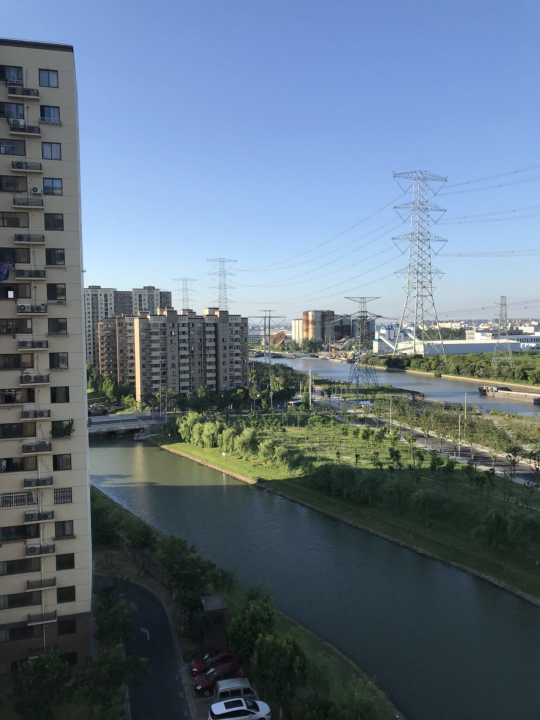
#> input picture pic/pin1.jpg, 1080 x 1440 px (shown at 1/2 size)
$ python 042-img_stitch.py
#> lines starting #> are read from the running program, lines starting #| are printed output that depends on the picture
import cv2
import numpy as np

def stitch_image(img1,img2,H):
    # 1.获得每张图片的四个角点
    # 2.对图片进行变换(单应性矩阵使图进行旋转,平移)
    # 3.创建一张大图,将两张图拼接到一起
    # 4.将结果输出
    h1,w1 = img1.shape[:2]  #拿到数组前两个属性
    h2,w2 = img2.shape[:2]  #拿到数组前两个属性
    img1_dims = np.float32([[0,0],[0,h1],[w1,h1],[w1,0]]).reshape(-1,1,2)
    img2_dims = np.float32([[0,0],[0,h2],[w2,h2],[w2,0]]).reshape(-1,1,2)
    img1_stransform = cv2.perspectiveTransform(img1_dims,H)
    result_dims =  np.concatenate((img2_dims,img1_stransform),axis=0)
    [x_min,y_min] = np.int32(result_dims.min(axis=0).ravel()-0.5)
    [x_max,y_max] = np.int32(result_dims.max(axis=0).ravel()+0.5)
    # 平移的距离
    transform_dist = [-x_min,-y_min]
    transform_array = np.array([[1,0,transform_dist[0]],[0,1,transform_dist[1]],[0,0,1]])
    result_img = cv2.warpPerspective(img1,transform_array.dot(H),(x_max-x_min,y_max-y_min))
    result_img[transform_dist[1]:transform_dist[1]+h2
               ,transform_dist[0]:transform_dist[0]+w2] = img2
    return result_img
def get_home(img1,img2):
    # 1.创建特征转换对象
    # 2.通过特征转换对象活得特征点和描述子
    # 3.创建特征匹配器
    # 4.进行特征匹配
    # 5.过滤特征并验证找出有效的特征匹配点
    sift =cv2.SIFT_create()
    g1 = cv2.cvtColor(img1,cv2.COLOR_BGR2GRAY)
    g2 = cv2.cvtColor(img2,cv2.COLOR_BGR2GRAY)
    k1 ,d1 = sift.detectAndCompute(g1,None)
    k2 ,d2 = sift.detectAndCompute(g2,None)
    # 创建特征匹配器
    bf = cv2.BFMatcher()
    maches = bf.knnMatch(d1,d2,k=2)

    verify_ratio = 0.8
    verify_matches = []
    for m1,m2 in maches:
        if m1.distance < verify_ratio * m2.distance:
            verify_matches.append(m1)
    min_matches = 8
    if len(verify_matches) > min_matches:
        img1_pts = []
        img2_pts = []
        for m in verify_matches:
            img1_pts.append(k1[m.queryIdx].pt)
            img2_pts.append(k2[m.trainIdx].pt)
        # [(x1,y1),(x2,y2),...]
        # [[x1,y1],[x2,y2],...]
        img1_pts = np.float32(img1_pts).reshape(-1,1,2)
        img2_pts = np.float32(img2_pts).reshape(-1,1,2)
        H,mask = cv2.findHomography(img1_pts,img2_pts,cv2.RANSAC,5.0)
        return H
    else:
        print("not enough matches")
        exit()
# 图像合并
# 第一步,读取文件,把图片设置一样大小
# 第二步,找特征点,描述子.计算单元性矩阵
# 第三步,根据单应性矩阵对图像进行变换,然后平移
# 第四步,拼接并输出最终结果

# 读取两张图片
img1 = cv2.imread("./pic/pin1.jpg")
#> img1 is the input picture: shape (1440, 1080, 3); mean B, G, R 130.2, 114.6, 97.5
img2 = cv2.imread("./pic/pin2.jpg")
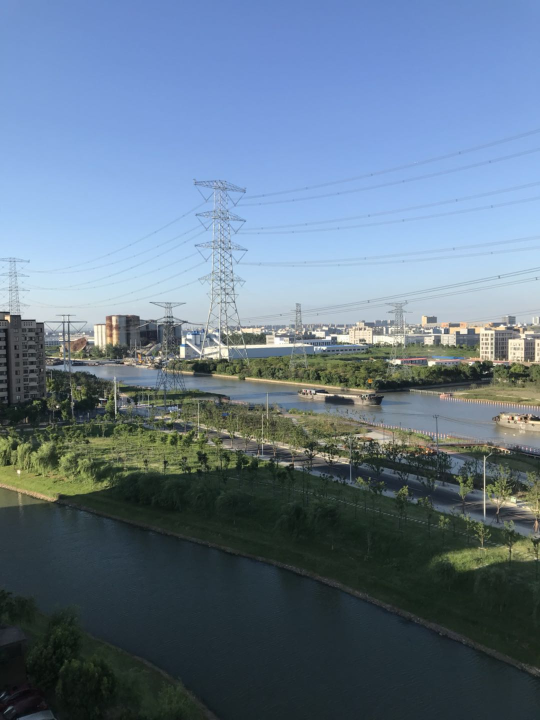
#> input picture pic/pin2.jpg, 1080 x 1440 px (shown at 1/2 size)
#> img2 is the input picture: shape (1440, 1080, 3); mean B, G, R 136.7, 118.7, 99.2

# 将两张图片大小调成一致
img1 = cv2.resize(img1,(np.int32(1440/2),np.int32(1080/2)))
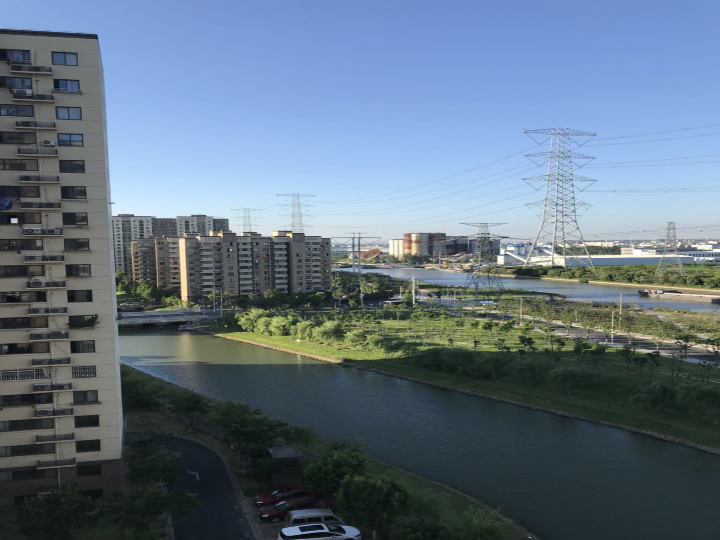
#> img1: shape (540, 720, 3); mean B, G, R 130.2, 114.6, 97.5
img2 = cv2.resize(img2,(np.int32(1440/2),np.int32(1080/2)))
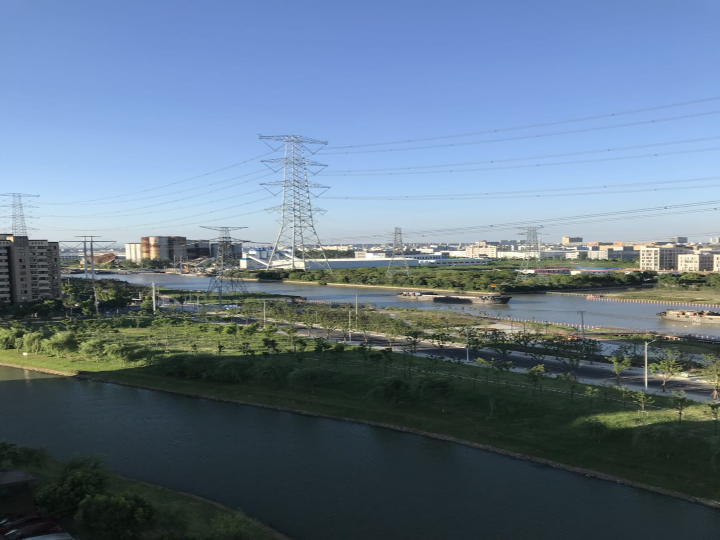
#> img2: shape (540, 720, 3); mean B, G, R 136.7, 118.6, 99.1

inputs = np.hstack((img1,img2))
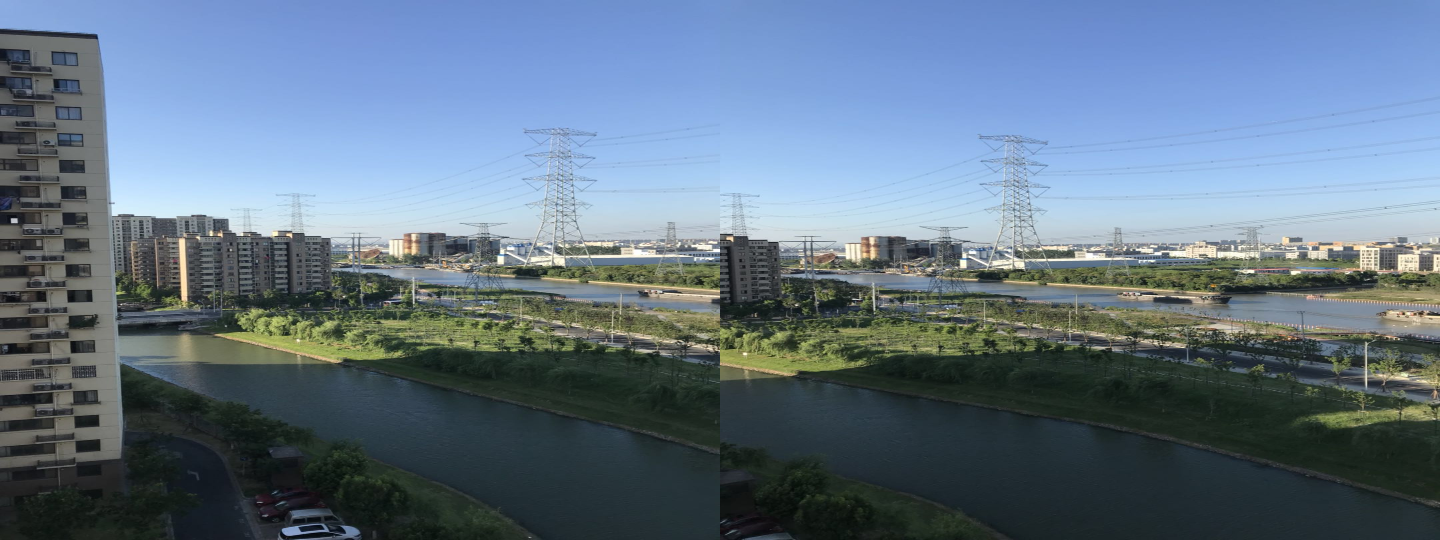
#> inputs: shape (540, 1440, 3); mean B, G, R 133.4, 116.6, 98.3
# 获得单应性矩阵
H = get_home(img1,img2)
#> in get_home, `g2 = cv2.cvtColor(img2,cv2.COLOR_BGR2GRAY)`:
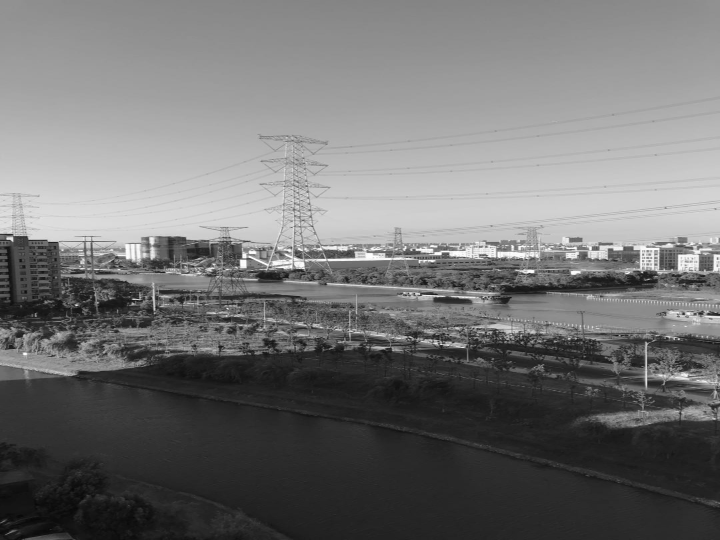
#> g2: shape (540, 720); min 8, max 255, mean 114.8
#> in get_home, `k1 ,d1 = sift.detectAndCompute(g1,None)`: k1 = 1686 keypoints; strongest (x, y, size): (14, 220, 3.9), (500, 260, 5.3), (710, 258, 2.2), (211, 233, 3)
#> in get_home, `k2 ,d2 = sift.detectAndCompute(g2,None)`: k2 = 1496 keypoints; strongest (x, y, size): (243, 264, 5.2), (532, 271, 2.8), (683, 314, 1.8), (432, 261, 2.1)
#> in get_home, `maches = bf.knnMatch(d1,d2,k=2)`: maches = 1686 matches
#> in get_home, `maches = bf.knnMatch(d1,d2,k=2)`:
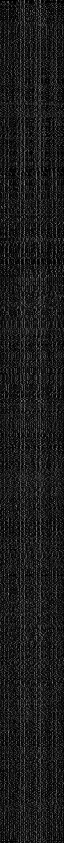
#> d1: shape (1686, 128) float32 (shown at 1/2 size); min 0, max 207, mean 27.2
#> after the loop in get_home, `for m1,m2 in maches:`: verify_matches = 484 matches
#> after the loop in get_home, `for m in verify_matches:`: img1_pts = 484 pairs, first value 51.64 to 712.3, second value 93.15 to 367.6; img2_pts = 484 pairs, first value 4.91 to 697.1, second value 174 to 419.7
#> in get_home, `img1_pts = np.float32(img1_pts).reshape(-1,1,2)`: img1_pts = 484 rows, first 8: [51.64, 344.1], [69.88, 134.2], [70.91, 317.9], [72.3, 296.2], [80.42, 93.15], [83.72, 367.6], [124.8, 257.4], [158.3, 314.4]
#> in get_home, `img2_pts = np.float32(img2_pts).reshape(-1,1,2)`: img2_pts = 484 rows, first 8: [697.1, 264.9], [292.6, 297.1], [150, 324.7], [31.19, 266.2], [396.1, 228.5], [585.5, 289.6], [329.2, 316.3], [229.9, 324]
#> in get_home, `H,mask = cv2.findHomography(img1_pts,img2_pts,cv2.RANSAC,5.0)`: H = [[1.43, 0.0457, -414.2], [0.146, 1.3, -67.06], [0.000597, 8.67e-06, 1]]; mask = 484 values, max 1 at index 20, min 0 at index 0, mean 0.905
#
result_image = stitch_image(img1,img2,H)
#> in stitch_image, `img1_stransform = cv2.perspectiveTransform(img1_dims,H)`: img1_stransform = [[-414.2, -67.06], [-387.7, 630.4], [448.3, 515], [432.5, 26.75]]
#> in stitch_image, `result_dims =  np.concatenate((img2_dims,img1_stransform),axis=0)`: result_dims = [[0, 0], [0, 540], [720, 540], [720, 0], [-414.2, -67.06], [-387.7, 630.4], [448.3, 515], [432.5, 26.75]]
#> in stitch_image, `[x_min,y_min] = np.int32(result_dims.min(axis=0).ravel()-0.5)`: x_min = -414; y_min = -67
#> in stitch_image, `[x_max,y_max] = np.int32(result_dims.max(axis=0).ravel()+0.5)`: x_max = 720; y_max = 630
#> in stitch_image, `transform_dist = [-x_min,-y_min]`: transform_dist = [414, 67]
#> in stitch_image, `transform_array = np.array([[1,0,transform_dist[0]],[0,1,transform_dis..`: transform_array = [[1, 0, 414], [0, 1, 67], [0, 0, 1]]
#> in stitch_image, `result_img[transform_dist[1]:transform_dist[1]+h2 ,transform_dist[0]:t..`:
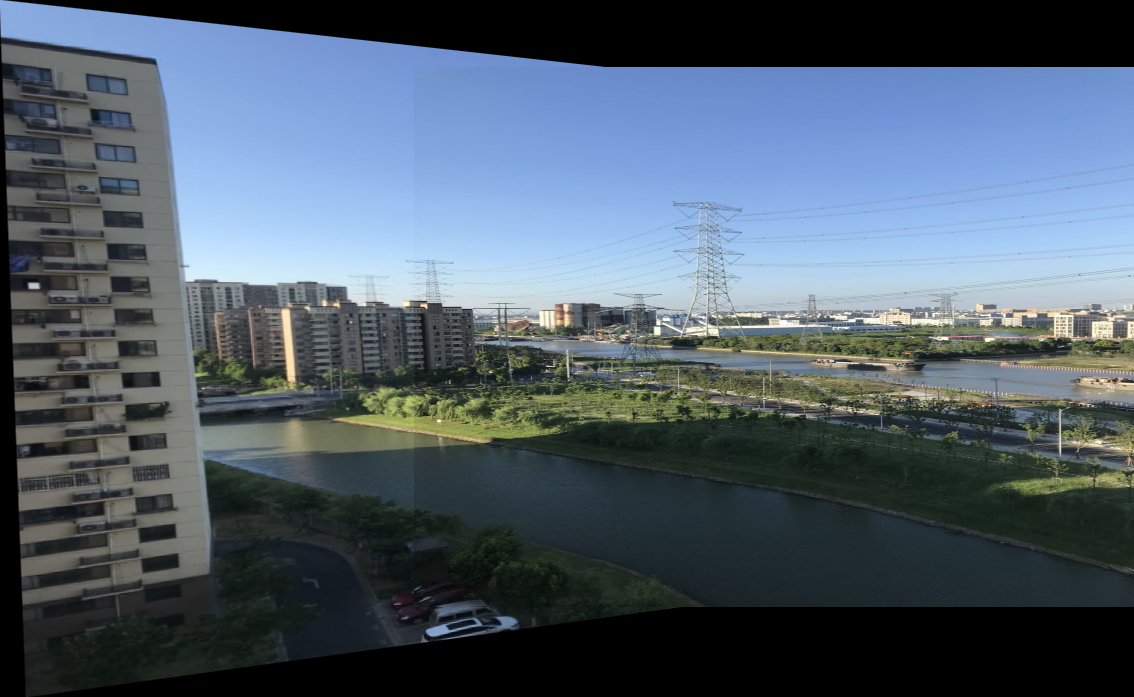
#> result_img: shape (697, 1134, 3); mean B, G, R 105.9, 92.9, 79.3

cv2.imshow("result_image",result_image)
cv2.imshow("inputs",inputs)
cv2.waitKey(0)
